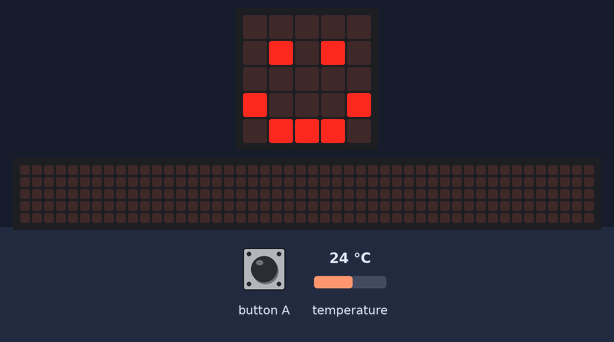
A program run on a simulated BBC micro:bit (MakeCode). On the bench: the board's 5×5 LED display, a strip that is not on the board, showing the scrolling text unrolled. Inputs (shaded band) come from the test bench; at power-on: temperature 24 °C. The 48×5 strip is a reading aid, not a part: it shows the text the display is scrolling, unrolled, one strip-width of it at a time.

Above: at 1.8 s.
1.9 s: button A pressed for 0.15 s
At 5.8 s:
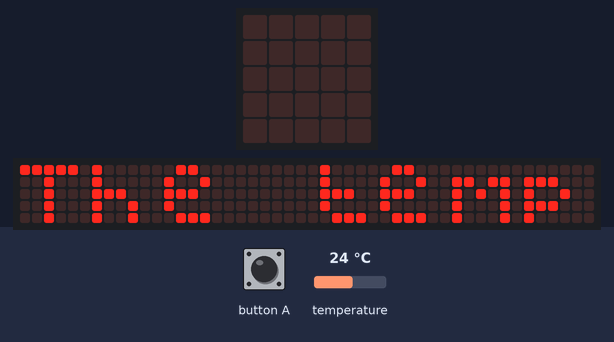
At 20.12 s:
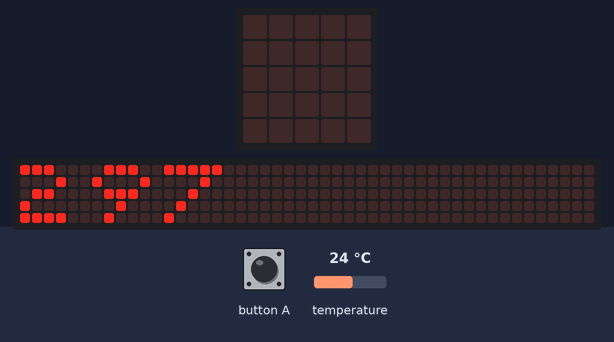

The program:

main.ts
```typescript
// (licence header left out)
// our variable for K
let temperature: number

basic.clearScreen()
basic.showIcon(IconNames.Happy)

// shows temperature
input.onButtonPressed(Button.A, function() {
    temperature = input.temperature()
    basic.clearScreen()
    basic.showString("The temperature is:")
    basic.showNumber(temperature + 273)
    basic.showString("K.")
    basic.clearScreen()
    basic.showIcon(IconNames.Happy)
})
```

Measured:
- after the input at 1.9 s, the display: changes after 0.15 s (image 1)
- what the display in image 1 shows lasts 0.8 s, from 5.2 s to 6.0 s
